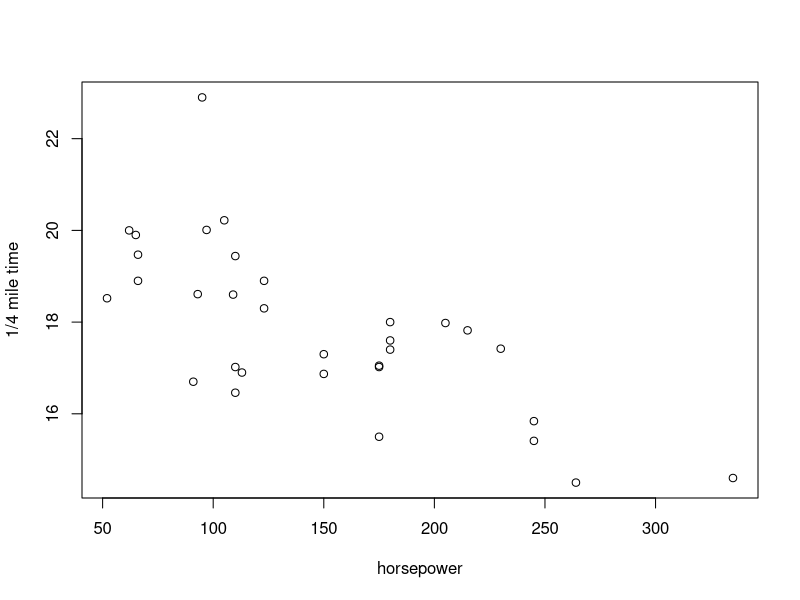
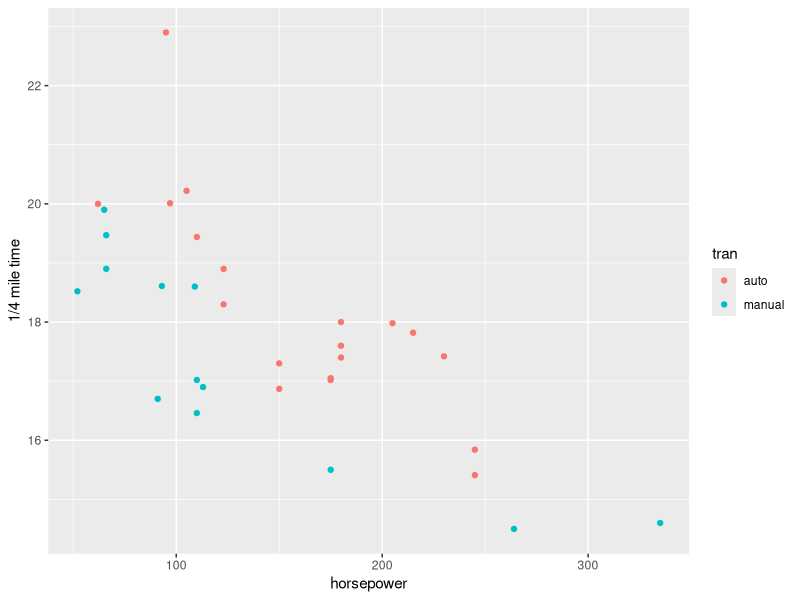
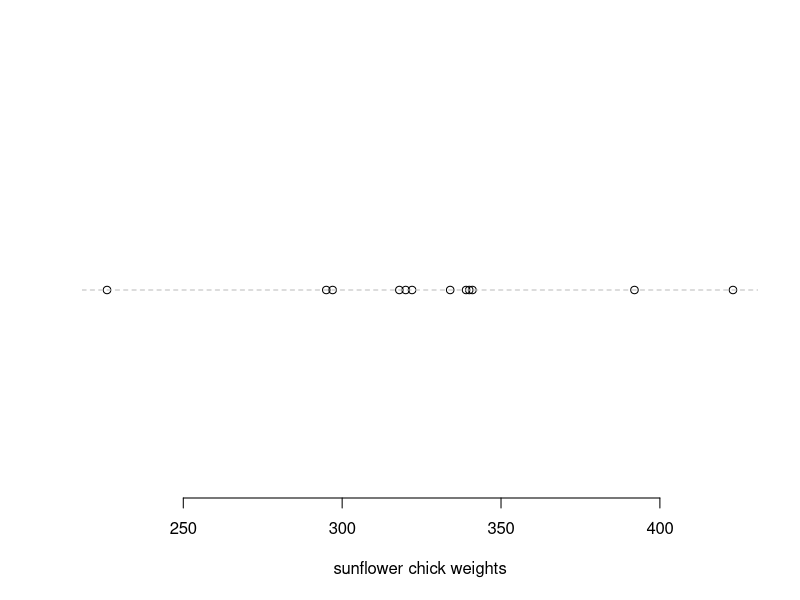

Here is the R script that generated these plots, in order:


##########
## 13.4 ##
##########
# 13.4

# a. In Exercise 7.1 (b) on page 139, you plotted height against weight
# measurements. Compute the correlation coefficient based on the observed data
# of these two variables.

w <- c(55,85,75,42,93,63,58,75,89,67)
h <- c(161,185,174,154,188,178,170,167,181,178)
cor(w,h)

# b. Another of R’s built-in, ready-to-use data sets is mtcars, contain- ing a
# number of descriptive details on performance aspects of 32 automobiles.

# i. Ensure you can access this data frame by entering mtcars at the prompt.
# Then inspect its help file to get an idea of the types of data present.
##(i)

mtcars
?mtcars

# ii. Two of the variables describe a vehicle’s horsepower and shortest time
# taken to travel a quarter-mile distance. Using base R graphics, plot these
# two data vectors with horsepower on the x-axis and compute the correlation
# coefficient.

plot(mtcars$hp,mtcars$qsec,xlab="horsepower",ylab="1/4 mile time")
cor(mtcars$hp,mtcars$qsec)

# iii. Identify the variable in mtcars that corresponds to transmis- sion type.
# Use your knowledge of factors in R to create a new factor from this variable
# called tranfac, where manual cars should be labeled "manual" and automatic
# cars "auto".

##(iii)
tran <- factor(mtcars$am,labels=c("auto","manual"))

# iv. Now, use qplot from ggplot2 in conjunction with tranfac to produce the
# same scatterplot as in (ii) so that you’re able to visually differentiate
# between manual and automatic cars.

library(ggplot2)
qplot(mtcars$hp,mtcars$qsec,col=tran,xlab="horsepower",ylab="1/4 mile time")

# v. Finally, compute separate correlation coefficients for horse- power and
# quarter-mile time based on the transmission of the vehicles and, comparing
# these estimates with the overall value from (ii), briefly comment on what you
# note.
cor(mtcars$hp[tran=="manual"],mtcars$qsec[tran=="manual"])
cor(mtcars$hp[tran=="auto"],mtcars$qsec[tran=="auto"]) ### Separated by transmission type, correlations are more extreme than when pooled. Manual cars have a slightly more extreme negative correlation between the two variables than automatic cars.


# c. Return to chickwts to complete the following tasks:

# i. Produce a plot like the left panel of Figure 13-7, based on the weights of
# chicks on the sunflower diet only. Note that one of the sunflower-fed chicks
# has a far lower weight than the others.

sunchicks <- chickwts$weight[chickwts$feed=="sunflower"]
plot(sunchicks,rep(0,length(sunchicks)),yaxt="n",bty="n",xlab="sunflower chick weights",ylab="")
abline(h=0,col="gray",lty=2)

# ii. Compute the standard deviation and IQR of the weights of the
# sunflower-fed chicks.
sd(sunchicks)
IQR(sunchicks)

# iii. Now, suppose you’re told that the lowest weight of the sunflower-fed
# chicks was caused by a certain illness, irrele- vant to your research. Delete
# this observation and recalculate the standard deviation and IQR of the
# remaining sunflower chicks. Briefly comment on the difference in calculated
# values.

sd(sunchicks[-which(sunchicks==min(sunchicks))])
IQR(sunchicks[-which(sunchicks==min(sunchicks))]) ### Both measures of spread decrease with the deletion of the lowest weight; though the sd is affected more than the IQR...








